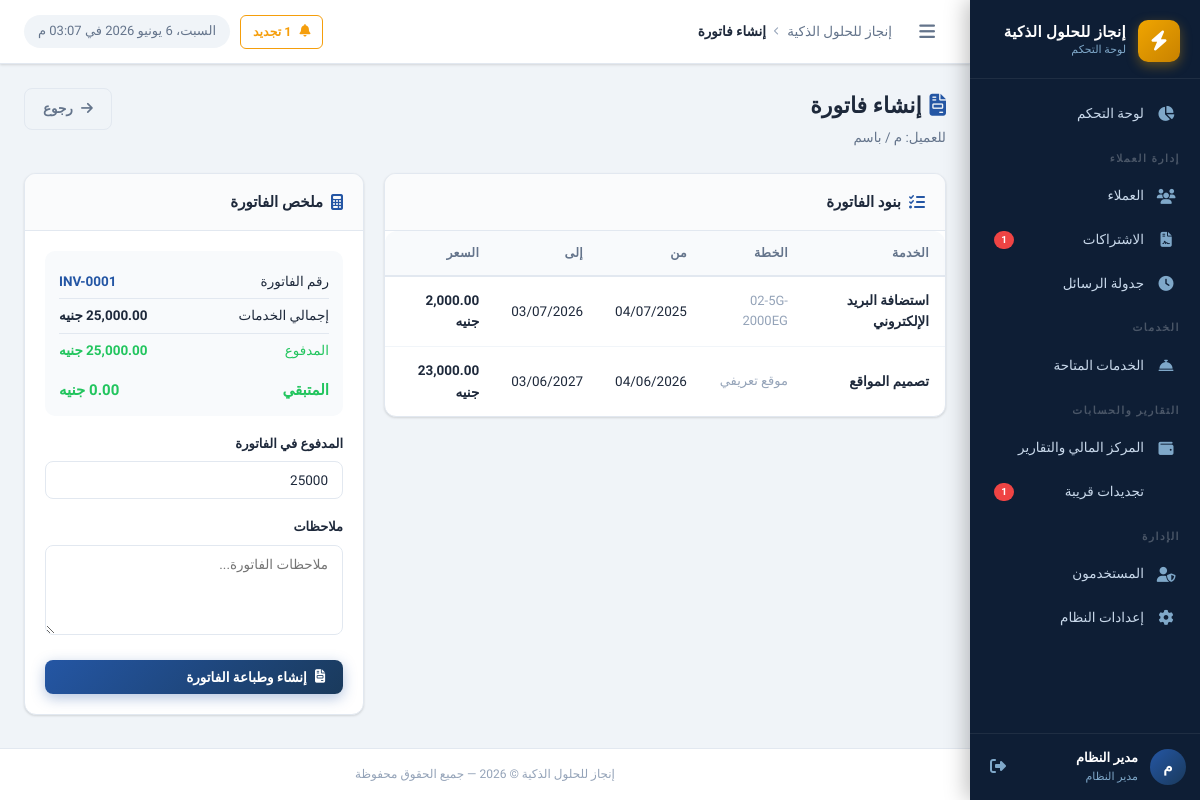
/invoices/generate.php?client_id=1 (signed in), run on an earlier commit of the app's database.
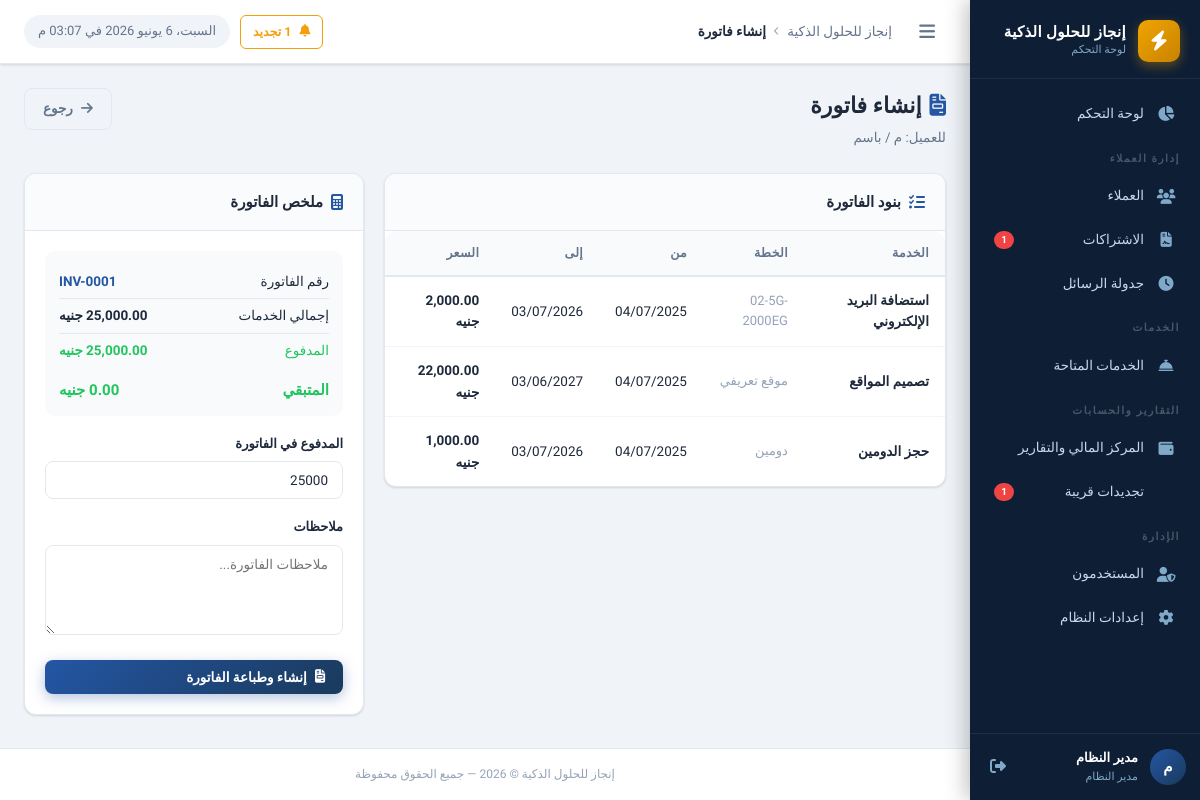
And on a later commit of the database.
### tables this page shows
CREATE TABLE `client_subscriptions` (
  `id` int UNSIGNED NOT NULL,
  `client_id` int UNSIGNED NOT NULL,
  `service_id` int UNSIGNED NOT NULL,
  `plan_name` varchar(200) DEFAULT NULL COMMENT 'اسم الخطة (مثل: أساسية، بريميوم)',
  `price` decimal(10,2) NOT NULL DEFAULT '0.00' COMMENT 'سعر الاشتراك الفعلي',
  `start_date` date DEFAULT NULL,
  `end_date` date DEFAULT NULL,
  `status` enum('active','expired','cancelled','pending') NOT NULL DEFAULT 'active',
  `notes` text,
  `created_by` int UNSIGNED DEFAULT NULL,
  `created_at` datetime NOT NULL DEFAULT CURRENT_TIMESTAMP,
  `updated_at` datetime NOT NULL DEFAULT CURRENT_TIMESTAMP ON UPDATE CURRENT_TIMESTAMP
);

CREATE TABLE `services` (
  `id` int UNSIGNED NOT NULL,
  `name` varchar(200) NOT NULL COMMENT 'اسم الخدمة',
  `description` text,
  `default_price` decimal(10,2) NOT NULL DEFAULT '0.00',
  `duration_months` int NOT NULL DEFAULT '12' COMMENT 'مدة الاشتراك الافتراضية بالأشهر',
  `status` tinyint(1) NOT NULL DEFAULT '1',
  `created_by` int UNSIGNED DEFAULT NULL,
  `created_at` datetime NOT NULL DEFAULT CURRENT_TIMESTAMP,
  `sort_order` int NOT NULL DEFAULT '0'
);

### includes/functions.php (called while the page is built, shortened)
<?php
function formatMoney(float $amount, string $currency = null): string {
    if ($currency === null) {
        $currency = getSetting('currency', 'جنيه');
    }
    return number_format($amount, 2) . ' ' . $currency;
}
function formatDate(?string $date, string $format = 'd/m/Y'): string {
    return date('d/m/Y', strtotime($date));
}
function e(mixed $value): string {
    return htmlspecialchars((string)$value, ENT_QUOTES, 'UTF-8');
}

### config/app.php (called while the page is built, shortened)
<?php
require_once INCLUDES_PATH . '/functions.php';
function getSettings(): array {
    static $settings = null;
    if ($settings === null) {
        try {
            $db  = getDB();
            $stmt = $db->query("SELECT `key`, `value` FROM `settings`");
            $settings = [];
            while ($row = $stmt->fetch()) {
                $settings[$row['key']] = $row['value'];
            }
        } catch (Exception $e) {
            $settings = [];
        }
    }
    return $settings;
}
function getSetting(string $key, string $default = ''): string {
    $settings = getSettings();
    return $settings[$key] ?? $default;
}

### invoices/generate.php (the view, shortened to what the changed rows need)
<?php
require_once dirname(__DIR__) . '/config/app.php';
$db       = getDB();
$clientId = (int)($_GET['client_id'] ?? 0);
$subsStmt = $db->prepare("SELECT cs.*, s.name as service_name FROM client_subscriptions cs JOIN services s ON s.id=cs.service_id WHERE cs.client_id=? AND cs.status!='cancelled'");
$subsStmt->execute([$clientId]);
$subs = $subsStmt->fetchAll();
$invoiceNumber = getSetting('invoice_prefix','INV').'-'.str_pad((int)getSetting('invoice_counter','1'),4,'0',STR_PAD_LEFT);
require_once INCLUDES_PATH . '/header.php';
?>
<div class="page-header">
  <div class="page-header-text">
    <h1 class="page-title"><i class="fas fa-file-invoice" style="color:var(--primary-light);margin-left:8px;"></i>إنشاء فاتورة</h1>
  </div>
</div>
<div style="display:grid;grid-template-columns:1fr 340px;gap:20px;align-items:start;">
  <div>
    <div class="card">
      <div class="table-wrapper">
        <table class="data-table">
          <thead><tr><th>الخدمة</th><th>الخطة</th><th>من</th><th>إلى</th><th>السعر</th></tr></thead>
          <tbody>
            <?php foreach ($subs as $s): ?>
            <tr>
              <td><strong><?= e($s['service_name']) ?></strong></td>
              <td class="text-muted"><?= e($s['plan_name'] ?: '—') ?></td>
              <td><?= formatDate($s['start_date']) ?></td>
              <td><?= formatDate($s['end_date']) ?></td>
              <td class="fw-bold"><?= formatMoney($s['price']) ?></td>
            </tr>
            <?php endforeach; ?>
          </tbody>
        </table>
      </div>
    </div>
  </div>
</div>
<?php require_once INCLUDES_PATH . '/footer.php'; ?>

What changed in the data, as far as the page shows it:
changed client_subscriptions "موقع تعريفي": start_date "04/06/2026" → "04/07/2025"; price "23,000.00 جنيه" → "22,000.00 جنيه"
added client_subscriptions: service.name "حجز الدومين", plan_name "دومين", start_date "04/07/2025", end_date "03/07/2026", price "1,000.00 جنيه"
